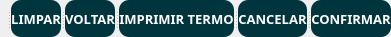
               <widget class="QSplitter" name="splitter_2">
                <property name="orientation">
                 <enum>Qt::Horizontal</enum>
                </property>
                <widget class="QLabel" name="notLabelDialog">
                 <property name="font">
                  <font>
                   <family>Asap</family>
                   <pointsize>9</pointsize>
                  </font>
                 </property>
                 <property name="styleSheet">
                  <string notr="true">color: rgb(255, 255, 255);</string>
                 </property>
                 <property name="text">
                  <string/>
                 </property>
                </widget>
                <widget class="QSplitter" name="splitter">
                 <property name="orientation">
                  <enum>Qt::Horizontal</enum>
                 </property>
                 <widget class="QPushButton" name="notButtonLimpar">
                  <property name="sizePolicy">
                   <sizepolicy hsizetype="Preferred" vsizetype="Preferred">
                    <horstretch>0</horstretch>
                    <verstretch>0</verstretch>
                   </sizepolicy>
                  </property>
                  <property name="minimumSize">
                   <size>
                    <width>0</width>
                    <height>37</height>
                   </size>
                  </property>
                  <property name="maximumSize">
                   <size>
                    <width>83</width>
                    <height>37</height>
                   </size>
                  </property>
                  <property name="font">
                   <font>
                    <family>Asap</family>
                    <pointsize>10</pointsize>
                    <weight>75</weight>
                    <bold>true</bold>
                   </font>
                  </property>
                  <property name="cursor">
                   <cursorShape>PointingHandCursor</cursorShape>
                  </property>
                  <property name="styleSheet">
                   <string notr="true">QPushButton{
	background-color: rgb(0, 53, 62);
	border: 1px;
	border-radius: 10px;
	color: rgb(255, 255, 255);
}

QPushButton:hover{
background-color: rgb(0, 73, 85);
}

QPushButton:pressed{
background-color: rgb(0, 64, 74);
	color: rgb(98, 98, 98);
}
</string>
                  </property>
                  <property name="text">
                   <string>LIMPAR</string>
                  </property>
                 </widget>
                 <widget class="QPushButton" name="notButtonVoltar">
                  <property name="sizePolicy">
                   <sizepolicy hsizetype="Preferred" vsizetype="Preferred">
                    <horstretch>0</horstretch>
                    <verstretch>0</verstretch>
                   </sizepolicy>
                  </property>
                  <property name="minimumSize">
                   <size>
                    <width>0</width>
                    <height>37</height>
                   </size>
                  </property>
                  <property name="maximumSize">
                   <size>
                    <width>83</width>
                    <height>37</height>
                   </size>
                  </property>
                  <property name="font">
                   <font>
                    <family>Asap</family>
                    <pointsize>10</pointsize>
                    <weight>75</weight>
                    <bold>true</bold>
                   </font>
                  </property>
                  <property name="cursor">
                   <cursorShape>PointingHandCursor</cursorShape>
                  </property>
                  <property name="styleSheet">
                   <string notr="true">QPushButton{
	background-color: rgb(0, 53, 62);
	border: 1px;
	border-radius: 10px;
	color: rgb(255, 255, 255);
}

QPushButton:hover{
background-color: rgb(0, 73, 85);
}

QPushButton:pressed{
background-color: rgb(0, 64, 74);
	color: rgb(98, 98, 98);
}
</string>
                  </property>
                  <property name="text">
                   <string>VOLTAR</string>
                  </property>
                 </widget>
                 <widget class="QPushButton" name="notButtonTermo">
                  <property name="sizePolicy">
                   <sizepolicy hsizetype="Preferred" vsizetype="Preferred">
                    <horstretch>0</horstretch>
                    <verstretch>0</verstretch>
                   </sizepolicy>
                  </property>
                  <property name="minimumSize">
                   <size>
                    <width>0</width>
                    <height>37</height>
                   </size>
                  </property>
                  <property name="maximumSize">
                   <size>
                    <width>160</width>
                    <height>37</height>
                   </size>
                  </property>
                  <property name="font">
                   <font>
                    <family>Asap</family>
                    <pointsize>10</pointsize>
                    <weight>75</weight>
                    <bold>true</bold>
                   </font>
                  </property>
                  <property name="cursor">
                   <cursorShape>PointingHandCursor</cursorShape>
                  </property>
                  <property name="styleSheet">
                   <string notr="true">QPushButton{
	background-color: rgb(0, 53, 62);
	border: 1px;
	border-radius: 10px;
	color: rgb(255, 255, 255);
}

QPushButton:hover{
background-color: rgb(0, 73, 85);
}

QPushButton:pressed{
background-color: rgb(0, 64, 74);
	color: rgb(98, 98, 98);
}
</string>
                  </property>
                  <property name="text">
                   <string>IMPRIMIR TERMO</string>
                  </property>
                 </widget>
                 <widget class="QPushButton" name="notButtonCancelar">
                  <property name="sizePolicy">
                   <sizepolicy hsizetype="Preferred" vsizetype="Preferred">
                    <horstretch>0</horstretch>
                    <verstretch>0</verstretch>
                   </sizepolicy>
                  </property>
                  <property name="minimumSize">
                   <size>
                    <width>0</width>
                    <height>37</height>
                   </size>
                  </property>
                  <property name="maximumSize">
                   <size>
                    <width>105</width>
                    <height>37</height>
                   </size>
                  </property>
                  <property name="font">
                   <font>
                    <family>Asap</family>
                    <pointsize>10</pointsize>
                    <weight>75</weight>
                    <bold>true</bold>
                   </font>
                  </property>
                  <property name="cursor">
                   <cursorShape>PointingHandCursor</cursorShape>
                  </property>
                  <property name="styleSheet">
                   <string notr="true">QPushButton{
	background-color: rgb(0, 53, 62);
	border: 1px;
	border-radius: 10px;
	color: rgb(255, 255, 255);
}

QPushButton:hover{
background-color: rgb(0, 73, 85);
}

QPushButton:pressed{
background-color: rgb(0, 64, 74);
	color: rgb(98, 98, 98);
}
</string>
                  </property>
                  <property name="text">
                   <string>CANCELAR</string>
                  </property>
                 </widget>
                 <widget class="QPushButton" name="notButtonConfirmar">
                  <property name="sizePolicy">
                   <sizepolicy hsizetype="Preferred" vsizetype="Preferred">
                    <horstretch>0</horstretch>
                    <verstretch>0</verstretch>
                   </sizepolicy>
                  </property>
                  <property name="minimumSize">
                   <size>
                    <width>0</width>
                    <height>37</height>
                   </size>
                  </property>
                  <property name="maximumSize">
                   <size>
                    <width>115</width>
                    <height>37</height>
                   </size>
                  </property>
                  <property name="font">
                   <font>
                    <family>Asap</family>
                    <pointsize>10</pointsize>
                    <weight>75</weight>
                    <bold>true</bold>
                   </font>
                  </property>
                  <property name="cursor">
                   <cursorShape>PointingHandCursor</cursorShape>
                  </property>
                  <property name="styleSheet">
                   <string notr="true">QPushButton{
	background-color: rgb(0, 53, 62);
	border: 1px;
	border-radius: 10px;
	color: rgb(255, 255, 255);
}

QPushButton:hover{
background-color: rgb(0, 73, 85);
}

QPushButton:pressed{
background-color: rgb(0, 64, 74);
	color: rgb(98, 98, 98);
}
</string>
                  </property>
                  <property name="text">
                   <string>CONFIRMAR</string>
                  </property>
                 </widget>
                </widget>
               </widget>
